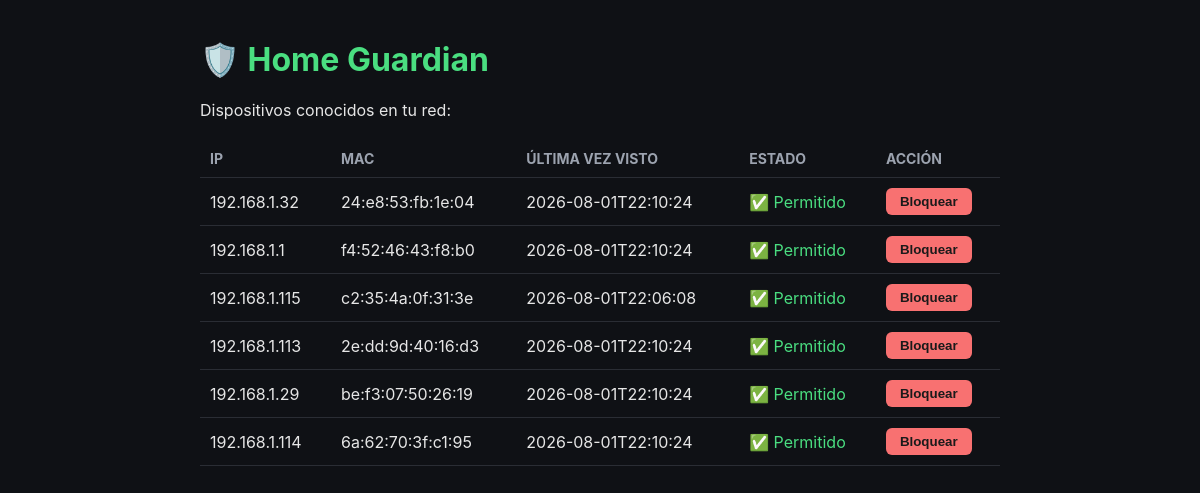
/, run on an earlier commit of the app's database.
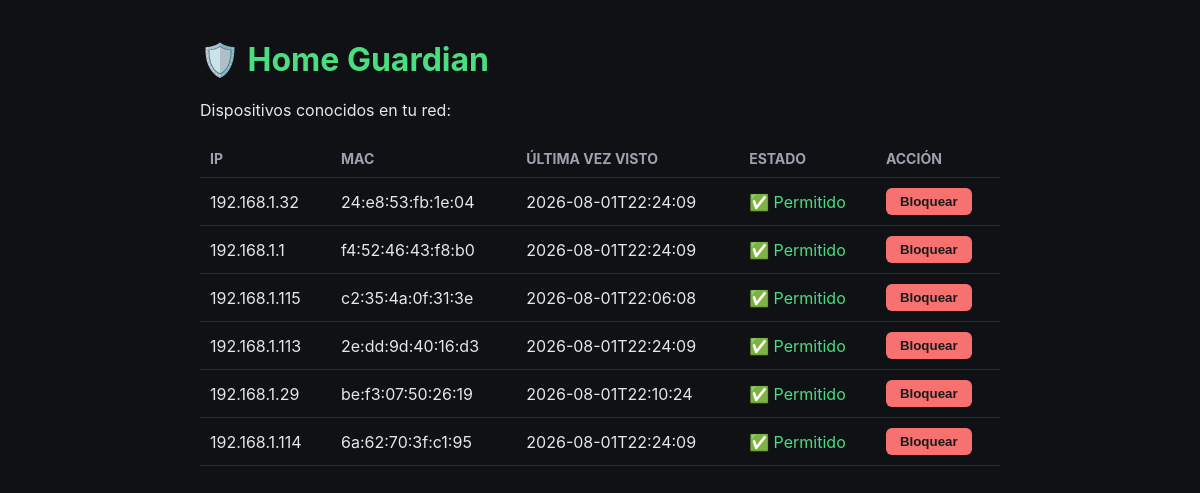
And on a later commit of the database.
### tables this page shows
CREATE TABLE dispositivos (
            mac TEXT PRIMARY KEY,
            ip TEXT,
            primera_vez_visto TEXT,
            ultima_vez_visto TEXT
        );

### dashboard.py (the view)
@app.route("/")
def inicio():
    dispositivos = db.obtener_todos_los_dispositivos()
    bloqueadas = firewall.obtener_bloqueadas()
    return render_template("index.html", dispositivos=dispositivos, bloqueadas=bloqueadas)

### db.py (called while the page is built)
def conectar():
    return sqlite3.connect(NOMBRE_DB)

def obtener_todos_los_dispositivos():
    conn = conectar()
    cursor = conn.cursor()
    cursor.execute("SELECT mac, ip, primera_vez_visto, ultima_vez_visto FROM dispositivos")
    filas = cursor.fetchall()
    conn.close()
    return [
        {"mac": f[0], "ip": f[1], "primera_vez_visto": f[2], "ultima_vez_visto": f[3]}
        for f in filas
    ]

### firewall.py (called while the page is built, shortened)
def _existe_archivo():
    return os.path.exists(ARCHIVO_ANCHOR)

def obtener_bloqueadas():
    if not _existe_archivo():
        return []

### templates/index.html (shortened to what this page needs)
<!DOCTYPE html>
<html lang="es">
<head>
</head>
<body>
    <h1>🛡️ Home Guardian</h1>
    <p>Dispositivos conocidos en tu red:</p>
    <table>
        <tr>
            <th>IP</th>
            <th>MAC</th>
            <th>Última vez visto</th>
            <th>Estado</th>
            <th>Acción</th>
        </tr>
        {% for d in dispositivos %}
        <tr>
            <td>{{ d.ip }}</td>
            <td>{{ d.mac }}</td>
            <td>{{ d.ultima_vez_visto }}</td>
            {% if d.ip in bloqueadas %}
                <td class="bloqueado">🚫 Bloqueado</td>
                <td>
                    <form method="POST" action="/desbloquear" style="display:inline">
                        <input type="hidden" name="ip" value="{{ d.ip }}">
                        <button class="btn-desbloquear" type="submit">Desbloquear</button>
                    </form>
                </td>
            {% else %}
                <td class="activo">✅ Permitido</td>
                <td>
                    <form method="POST" action="/bloquear" style="display:inline">
                        <button class="btn-bloquear" type="submit">Bloquear</button>
                    </form>
                </td>
            {% endif %}
        </tr>
        {% endfor %}
    </table>
</body>
</html>

What changed in the data, as far as the page shows it:
changed dispositivos "24:e8:53:fb:1e:04": ultima_vez_visto "2026-08-01T22:10:24" → "2026-08-01T22:24:09"
changed dispositivos "f4:52:46:43:f8:b0": ultima_vez_visto "2026-08-01T22:10:24" → "2026-08-01T22:24:09"
changed dispositivos "2e:dd:9d:40:16:d3": ultima_vez_visto "2026-08-01T22:10:24" → "2026-08-01T22:24:09"
changed dispositivos "6a:62:70:3f:c1:95": ultima_vez_visto "2026-08-01T22:10:24" → "2026-08-01T22:24:09"
